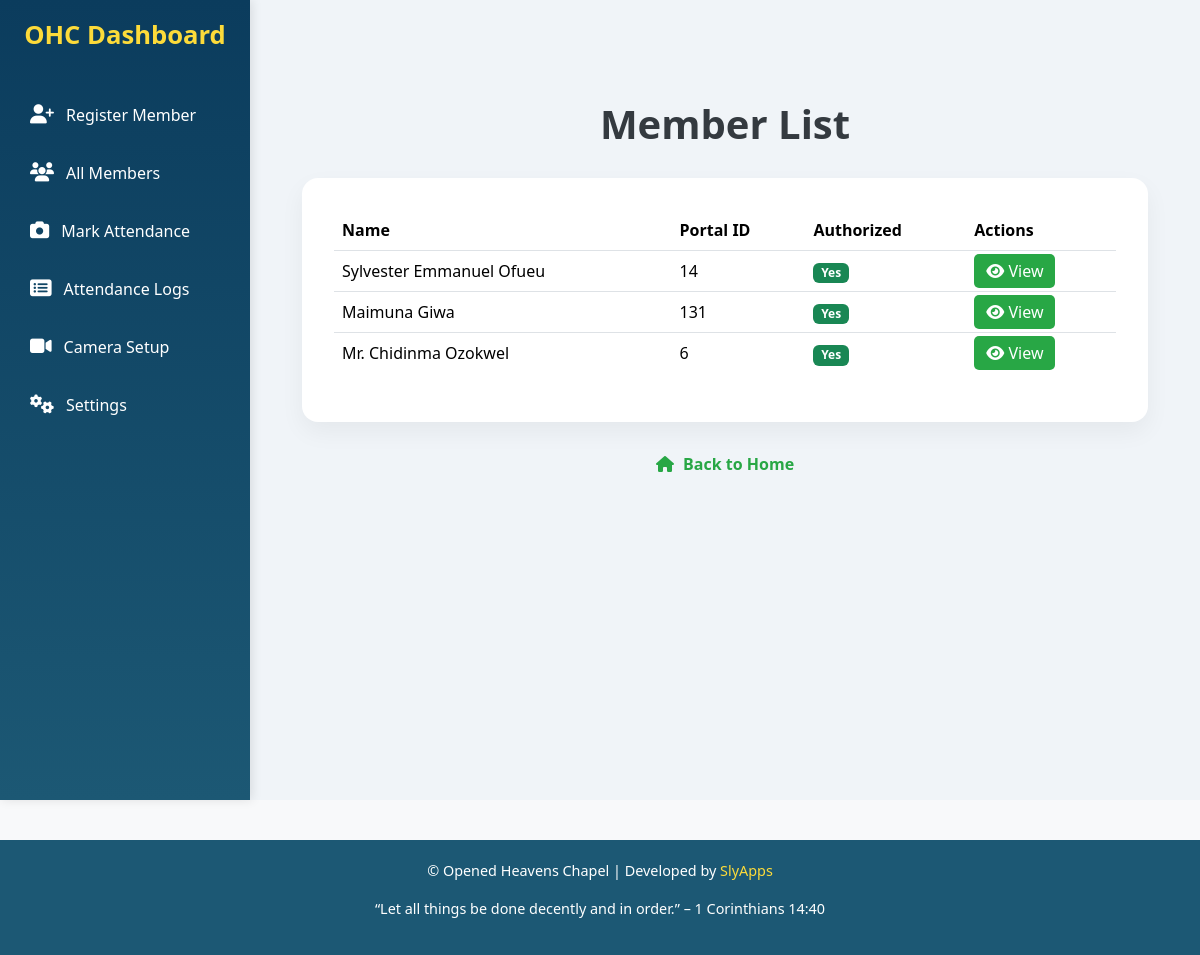
/person_list/, run on the app's committed database.
### churchOffice/models.py (models this page shows, shortened)
class Person(models.Model):
    name = models.CharField(max_length=255)
    portal_id = models.CharField(max_length=100)
    image = models.ImageField(upload_to='person_images/', null=True, blank=True)
    authorized = models.BooleanField(default=False)

### churchOffice/views.py (the view)
# urls.py: path('person_list/', views.person_list, name='person_list'),
def person_list(request):
    persons = Person.objects.all()
    return render(request, 'user_list.html', {'persons': persons})

### templates/user_list.html (shortened to what this page needs)
{% extends "base.html" %}
{% block content %}
<div class="container">
    <h1 class="title">Member List</h1>
    <div class="table-container">
        <table class="table table-hover">
            <thead>
                <tr>
                    <th>Name</th>
                    <th>Portal ID</th>
                    <th>Authorized</th>
                    <th>Actions</th>
                </tr>
            </thead>
            <tbody>
                {% for person in persons %}
                <tr>
                    <td>{{ person.name }}</td>
                    <td>{{ person.portal_id }}</td>
                    <td>
                        {% if person.authorized %}
                            <span class="badge bg-success">Yes</span>
                        {% else %}
                            <span class="badge bg-secondary">No</span>
                        {% endif %}
                    </td>
                    <td class="actions">
                        <a href="{% url 'person_authorize' pk=person.pk %}"><i class="fas fa-eye"></i> View</a>
                    </td>
                </tr>
                {% endfor %}
            </tbody>
        </table>
    </div>
    <div class="footer" onclick="location.href='{% url 'home' %}'">
        <i class="fas fa-home"></i> Back to Home
    </div>
</div>
{% endblock %}

### templates/base.html (style rules this page uses)
body, html { margin: 0; padding: 0; font-family: 'Poppins', sans-serif; background: #f4f7fa; color: #333; }

### templates/user_list.html (style rules this page uses)
body { background-color: #f8f9fa; font-family: 'Segoe UI', Tahoma, Geneva, Verdana, sans-serif; }
.container { margin-top: 60px; }
.title { font-size: 2.5rem; font-weight: bold; color: #343a40; margin-bottom: 30px; text-align: center; }
.table-container { background: #ffffff; border-radius: 1rem; padding: 2rem; box-shadow: 0 10px 25px rgba(0, 0, 0, 0.05); }
table { width: 100%; border-collapse: collapse; }
th, td { padding: 1rem; text-align: left; border-bottom: 1px solid #dee2e6; }
th { background-color: #28a745; color: white; font-weight: 600; border-top-left-radius: 10px; border-top-right-radius: 10px; }
tr:last-child td { border-bottom: none; }
.actions a { background-color: #28a745; color: white; padding: 6px 12px; border-radius: 5px; text-decoration: none; transition: background-color 0.3s; }
.footer { margin-top: 30px; text-align: center; font-weight: bold; color: #28a745; cursor: pointer; }
.footer i { margin-right: 5px; }

### data on the page
Person: name "Sylvester Emmanuel Ofueu", portal_id "14", authorized "Yes"
Person: name "Maimuna Giwa", portal_id "131", authorized "Yes"
Person: name "Mr. Chidinma Ozokwel", portal_id "6", authorized "Yes"
